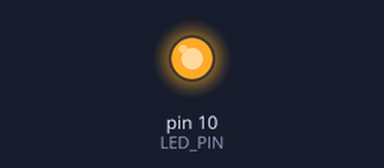
Simulated run of this program. Board: Raspberry Pi (header pin numbers). On the bench: output pins drawn as LEDs (lit = HIGH).

Above: at 1.5 s.
At 4.5 s:
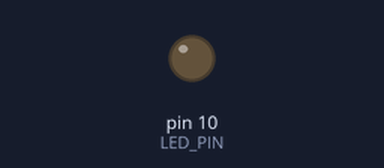
Timing chart, 0 to 7.8 s (numbered marks = the images above):
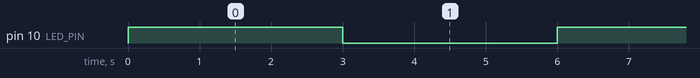

The program:

simpleLed.py
```python
import RPi.GPIO as GPIO
import time

LED_PIN = 10
GPIO.setmode(GPIO.BOARD)
GPIO.setup(LED_PIN, GPIO.OUT)
DELAY = 3

while True:
    GPIO.output(LED_PIN, GPIO.HIGH)
    time.sleep(DELAY)
    GPIO.output(LED_PIN, GPIO.LOW)
    time.sleep(DELAY)
```

Measured:
- by itself, pin 10 (LED_PIN): alternates HIGH for 3.0 s and LOW for 3.0 s
